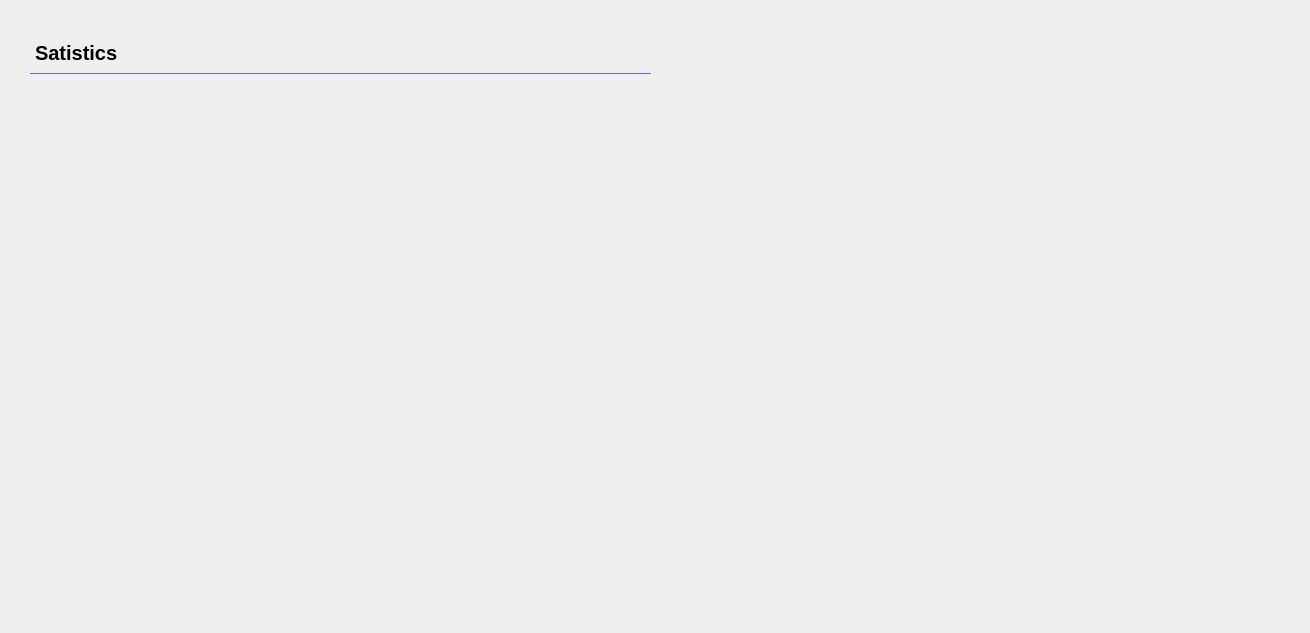
     <widget class="QWidget" name="employee_tab2">
      <attribute name="title">
       <string>Satistics</string>
      </attribute>
      <widget class="QWidget" name="employee_statistic2" native="true">
       <property name="geometry">
        <rect>
         <x>680</x>
         <y>33</y>
         <width>621</width>
         <height>591</height>
        </rect>
       </property>
       <property name="sizeIncrement">
        <size>
         <width>1200</width>
         <height>1200</height>
        </size>
       </property>
       <property name="styleSheet">
        <string notr="true">border-radius:12px;</string>
       </property>
       <widget class="QFrame" name="piechart_employee">
        <property name="geometry">
         <rect>
          <x>70</x>
          <y>70</y>
          <width>581</width>
          <height>481</height>
         </rect>
        </property>
        <property name="frameShape">
         <enum>QFrame::StyledPanel</enum>
        </property>
        <property name="frameShadow">
         <enum>QFrame::Raised</enum>
        </property>
       </widget>
      </widget>
      <widget class="QWidget" name="employee_statistic1" native="true">
       <property name="geometry">
        <rect>
         <x>30</x>
         <y>33</y>
         <width>621</width>
         <height>591</height>
        </rect>
       </property>
       <property name="sizeIncrement">
        <size>
         <width>1200</width>
         <height>1200</height>
        </size>
       </property>
       <property name="styleSheet">
        <string notr="true">border-radius:12px;</string>
       </property>
       <widget class="QLabel" name="label_31">
        <property name="geometry">
         <rect>
          <x>0</x>
          <y>0</y>
          <width>621</width>
          <height>41</height>
         </rect>
        </property>
        <property name="styleSheet">
         <string notr="true">background:transparent;
border-radius:0px;
font-size:20px;
font-weight:700;
border-bottom:1px solid #6563FF;</string>
        </property>
        <property name="text">
         <string>Satistics</string>
        </property>
       </widget>
       <widget class="QFrame" name="chart_employee">
        <property name="geometry">
         <rect>
          <x>40</x>
          <y>70</y>
          <width>481</width>
          <height>481</height>
         </rect>
        </property>
        <property name="frameShape">
         <enum>QFrame::StyledPanel</enum>
        </property>
        <property name="frameShadow">
         <enum>QFrame::Raised</enum>
        </property>
       </widget>
      </widget>
     </widget>
